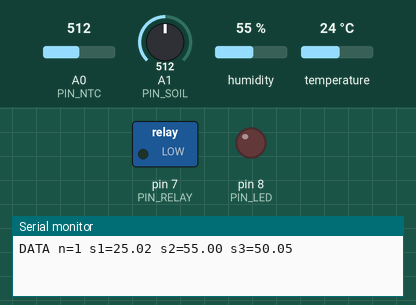
Bench run of a sketch on a simulated Arduino Uno, built with avr-gcc and run on an emulated ATmega328P. On the bench: switched loads named in the sketch (green lamp = pin HIGH), output pins drawn as LEDs (lit = HIGH), the last lines printed to the serial monitor. The test bench sets the inputs (shaded band); at power-on: A1 (PIN_SOIL) = 512, A0 (PIN_NTC) = 512, humidity 55 %, temperature 24 °C.

Above: at 3.2 s.
3.3 s: A1 (PIN_SOIL) set to 325
5.2 s: A1 (PIN_SOIL) set to 295
At 6.8 s:
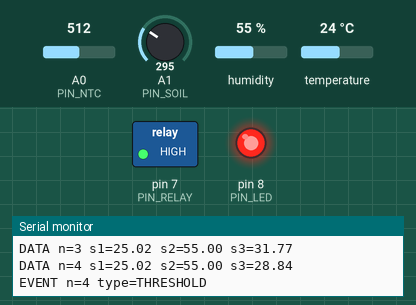
Timing chart, 0 to 8.3 s (numbered marks = the images above; inputs shaded):
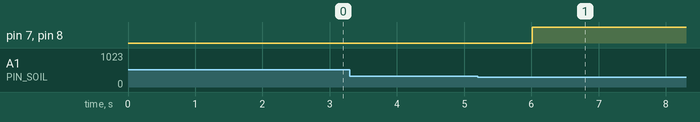

Measured:
- the behaviour switches between 307 and 306 on A1 (PIN_SOIL) (found by bisection; images 0 and 1)
- after the input at 5.2 s, pin 7 (PIN_RELAY), pin 8 (PIN_LED): LOW → HIGH after 0.81 s

The sketch:

sketch.ino
```cpp
#include <DHT.h>
#include <math.h>
const byte PIN_NTC=A0, PIN_SOIL=A1, PIN_DHT=2, PIN_RELAY=7, PIN_LED=8;
const unsigned long T_MS=1000, DHT_MS=2000;
const float SOIL_THRESHOLD=30.0;
// Реле Wokwi (transistor=npn) включается высоким уровнем на входе IN. Проверено в симуляции:
// при THRESHOLD (HIGH на D7) индикатор на модуле реле горит, при NORMAL (LOW) погашен.
const byte RELAY_ON=HIGH, RELAY_OFF=LOW;
DHT dht(PIN_DHT,DHT22);
unsigned long n=0, lastSample=0, lastDht=0;
float humidity=NAN;
bool alarm=false;
void outputs(bool on){
 digitalWrite(PIN_RELAY,on?RELAY_ON:RELAY_OFF);
 digitalWrite(PIN_LED,on?HIGH:LOW);
}
void valueOut(float v){
 if(isnan(v)||isinf(v)) Serial.print("ERROR");
 else Serial.print(v,2);
}
void setup(){
 Serial.begin(9600);
 digitalWrite(PIN_RELAY,RELAY_OFF);
 digitalWrite(PIN_LED,LOW);
 pinMode(PIN_RELAY,OUTPUT); pinMode(PIN_LED,OUTPUT);
 pinMode(PIN_NTC,INPUT); pinMode(PIN_SOIL,INPUT);
 dht.begin(); outputs(false);
 // Прогрев DHT22. Первая DATA — через 1 с после точки отсчёта.
 delay(2000);
 humidity=dht.readHumidity(); lastDht=millis(); lastSample=lastDht;
}
void loop(){
 unsigned long now=millis();
 if((unsigned long)(now-lastSample)<T_MS) return;
 // При задержке не генерируем фиктивные догоняющие замеры.
 lastSample=now;
 if((unsigned long)(now-lastDht)>=DHT_MS){
  humidity=dht.readHumidity(); lastDht=now;
 }
 ++n;
 float s1=50.0*analogRead(PIN_NTC)/1023.0;
 float s3=100.0*analogRead(PIN_SOIL)/1023.0;
 Serial.print("DATA n="); Serial.print(n);
 Serial.print(" s1="); valueOut(s1);
 Serial.print(" s2="); valueOut(humidity);
 Serial.print(" s3="); valueOut(s3); Serial.println();
 // Управление по исходному значению, а не округлённому Serial.
 bool dry=s3<SOIL_THRESHOLD;
 if(dry!=alarm){
  alarm=dry; outputs(alarm);
  Serial.print("EVENT n="); Serial.print(n);
  Serial.println(alarm?" type=THRESHOLD":" type=NORMAL");
 }
}
```
